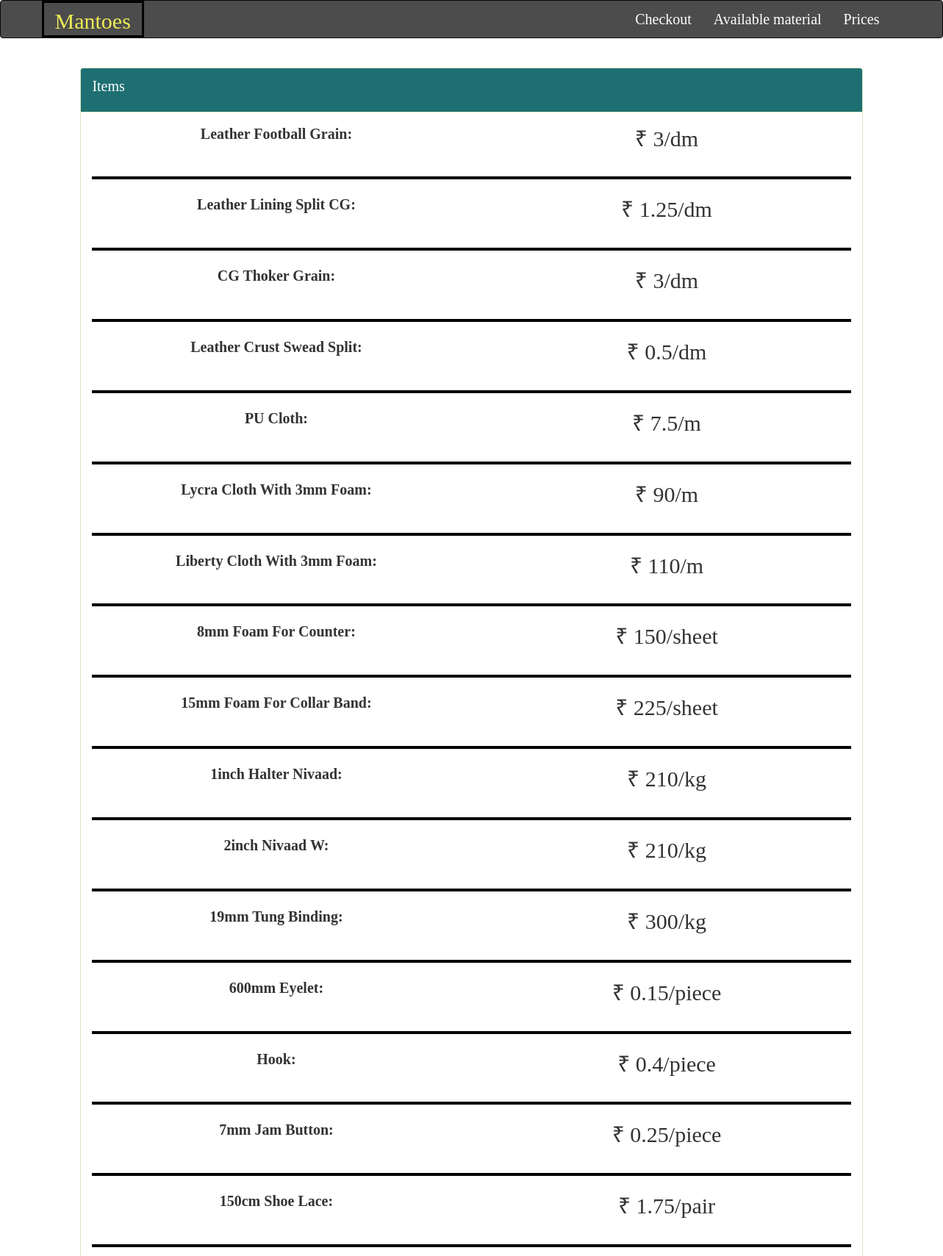
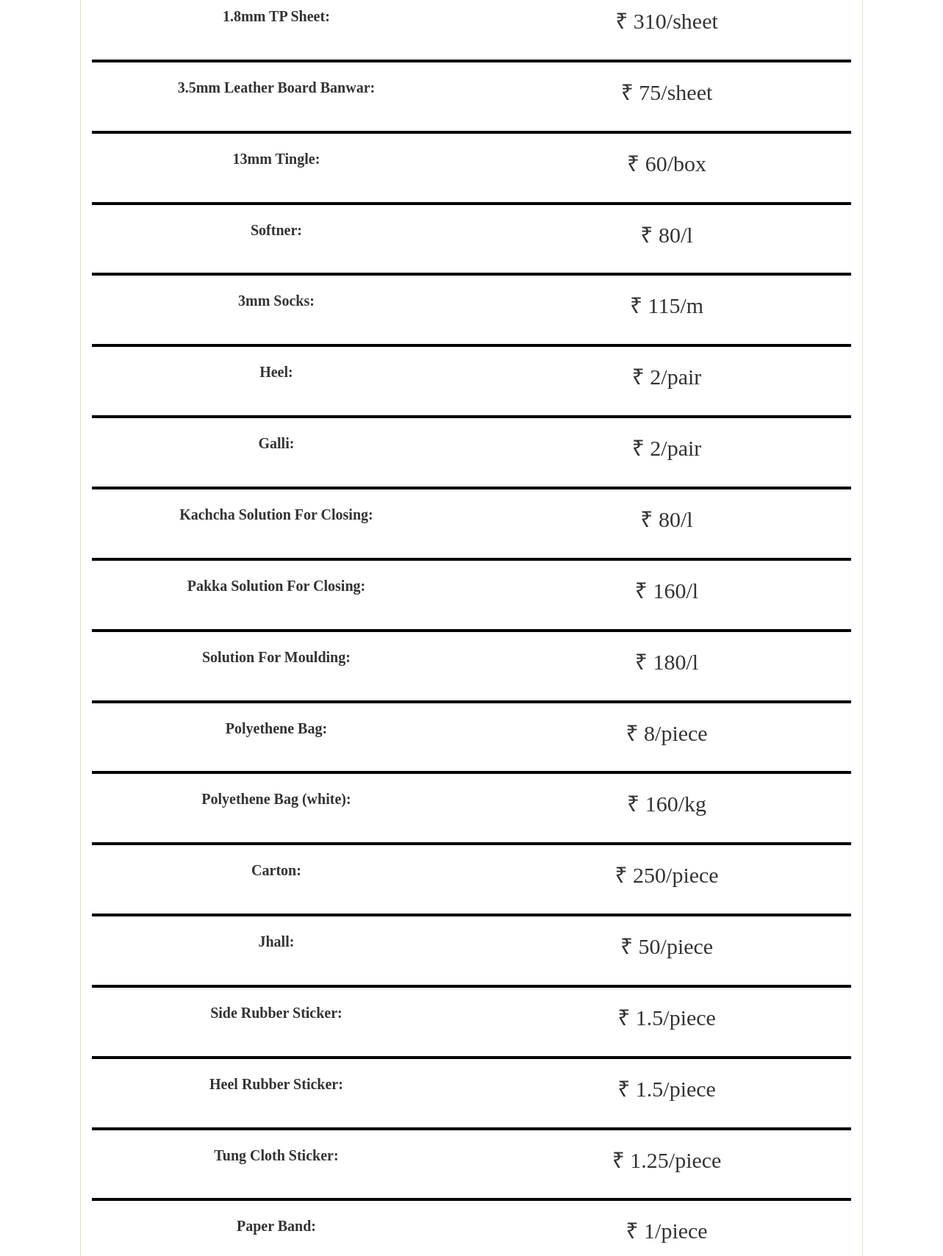
Page /templates/viewprices.php (upper part) on the committed database (2 pictures, top to bottom).
### tables this page shows
CREATE TABLE `prices` (
  `id` int(11) NOT NULL,
  `leatherFootballGrain` float NOT NULL,
  `leatherLiningSplitCG` float NOT NULL,
  `CGThokerGrain` float NOT NULL,
  `leatherCrustSweadSplit` float NOT NULL,
  `PUCloth` float NOT NULL,
  `lycraClothWith3mmFoam` float NOT NULL,
  `libertyClothWith3mmFoam` float NOT NULL,
  `8mmFoamForCounter` float NOT NULL,
  `15mmFoamForCollarBand` float NOT NULL,
  `1inchHalterNivaad` float NOT NULL,
  `2inchNivaadW` float NOT NULL,
  `19mmTungBinding` float NOT NULL,
  `600mmEyelet` float NOT NULL,
  `hook` float NOT NULL,
  `7mmJamButton` float NOT NULL,
  `150cmShoeLace` float NOT NULL,
  `1.8mmTPSheet` float NOT NULL,
  `3.5mmLeatherBoardBanwar` float NOT NULL,
  `13mmTingle` float NOT NULL,
  `softner` float NOT NULL,
  `3mmSocks` float NOT NULL,
  `heel` float NOT NULL,
  `galli` float NOT NULL,
  `kachchaSolutionForClosing` float NOT NULL,
  `pakkaSolutionForClosing` float NOT NULL,
  `solutionForMoulding` float NOT NULL,
  `100cmShoeLace` float NOT NULL,
  `polyetheneBag` float NOT NULL,
  `polyetheneBagWhite` float NOT NULL,
  `carton` float NOT NULL,
  `jhall` float NOT NULL,
  `sideRubberSticker` float NOT NULL,
  `heelRubberSticker` float NOT NULL,
  `tungClothSticker` float NOT NULL,
  `paperBand` float NOT NULL,
  `paperTag` float NOT NULL
);

### templates/viewprices.php (the view, shortened to what this page needs)
<?php
require '../includes/common.php';
$view_q = "SELECT * FROM prices WHERE id = 1";
$view_q_res = mysqli_query($con, $view_q) or die(mysqli_error($con));
?>
<!DOCTYPE html>
<html>
<head>
  <link rel="stylesheet" type="text/css" href="https://maxcdn.bootstrapcdn.com/bootstrap/3.3.7/css/bootstrap.min.css">
  <link rel="stylesheet" type="text/css" href="../public/css/style.css">
</head>
<body style="background-color: white; font-family: 'Times New Roman', Times, serif;">
  <center>
    <?php
    include '../includes/header.php';
    ?>
    <br>
    <?php
    $row = mysqli_fetch_array($view_q_res);
    ?>
    <div class="row">
      <div class="col-xs-12 col-md-10 col-md-offset-1">
        <div class="panel panel-success">
          <div class="panel-heading">
            <div class="row">
              <div class="col-xs-5">
                <center>
                  <p style="text-align: left; font-size: 20px;">Items</p>
                </center>
              </div>
            </div>
          </div>
          <div class="panel-body">
            <div class="row">
              <div class="col-xs-6">
                <b style="font-size: 20px;">Leather Football Grain:</b>
              </div>
              <div class="col-xs-6">
                <center>
                  <p style="font-size: 30px;">₹ <?php echo $row["leatherFootballGrain"] ?>/dm</p>
                </center>
              </div>
            </div>
            <hr style="border: 2px solid black;">
            <div class="row">
              <div class="col-xs-6">
                <b style="font-size: 20px;">Leather Lining Split CG:</b>
              </div>
              <div class="col-xs-6">
                <center>
                  <p style="font-size: 30px;">₹ <?php echo $row["leatherLiningSplitCG"] ?>/dm</p>
                </center>
              </div>
            </div>
            <hr style="border: 2px solid black;">
            <div class="row">
              <div class="col-xs-6">
                <b style="font-size: 20px;">CG Thoker Grain:</b>
              </div>
              <div class="col-xs-6">
                <center>
                  <p style="font-size: 30px;">₹ <?php echo $row["CGThokerGrain"] ?>/dm</p>
                </center>
              </div>
            </div>
            <hr style="border: 2px solid black;">
            <div class="row">
              <div class="col-xs-6">
                <b style="font-size: 20px;">Leather Crust Swead Split:</b>
              </div>
              <div class="col-xs-6">
                <center>
                  <p style="font-size: 30px;">₹ <?php echo $row["leatherCrustSweadSplit"] ?>/dm</p>
                </center>
              </div>
            </div>
            <hr style="border: 2px solid black;">
            <div class="row">
              <div class="col-xs-6">
                <b style="font-size: 20px;">PU Cloth:</b>
              </div>
              <div class="col-xs-6">
                <center>
                  <p style="font-size: 30px;">₹ <?php echo $row["PUCloth"] ?>/m</p>
                </center>
              </div>
            </div>
            <hr style="border: 2px solid black;">
            <div class="row">
              <div class="col-xs-6">
                <b style="font-size: 20px;">Lycra Cloth With 3mm Foam:</b>
              </div>
              <div class="col-xs-6">
                <center>
                  <p style="font-size: 30px;">₹ <?php echo $row["lycraClothWith3mmFoam"] ?>/m</p>
                </center>
              </div>
            </div>
            <hr style="border: 2px solid black;">
            <div class="row">
              <div class="col-xs-6">
                <b style="font-size: 20px;">Liberty Cloth With 3mm Foam:</b>
              </div>
              <div class="col-xs-6">
                <center>
                  <p style="font-size: 30px;">₹ <?php echo $row["libertyClothWith3mmFoam"] ?>/m</p>
                </center>
              </div>
            </div>
            <hr style="border: 2px solid black;">
            <div class="row">
              <div class="col-xs-6">
                <b style="font-size: 20px;">8mm Foam For Counter:</b>
              </div>
              <div class="col-xs-6">
                <center>
                  <p style="font-size: 30px;">₹ <?php echo $row["8mmFoamForCounter"] ?>/sheet</p>
                </center>
              </div>
            </div>
            <hr style="border: 2px solid black;">
            <div class="row">
              <div class="col-xs-6">
                <b style="font-size: 20px;">15mm Foam For Collar Band:</b>
              </div>
              <div class="col-xs-6">
                <center>
                  <p style="font-size: 30px;">₹ <?php echo $row["15mmFoamForCollarBand"] ?>/sheet</p>
                </center>
              </div>
            </div>
            <hr style="border: 2px solid black;">
            <div class="row">
              <div class="col-xs-6">
                <b style="font-size: 20px;">1inch Halter Nivaad:</b>
              </div>
              <div class="col-xs-6">
                <center>
                  <p style="font-size: 30px;">₹ <?php echo $row["1inchHalterNivaad"] ?>/kg</p>
                </center>
              </div>
            </div>
            <hr style="border: 2px solid black;">
            <div class="row">
              <div class="col-xs-6">
                <b style="font-size: 20px;">2inch Nivaad W:</b>
              </div>
              <div class="col-xs-6">
                <center>
                  <p style="font-size: 30px;">₹ <?php echo $row["2inchNivaadW"] ?>/kg</p>
                </center>
              </div>
            </div>
            <hr style="border: 2px solid black;">
            <div class="row">
              <div class="col-xs-6">
                <b style="font-size: 20px;">19mm Tung Binding:</b>
              </div>
              <div class="col-xs-6">
                <center>
                  <p style="font-size: 30px;">₹ <?php echo $row["19mmTungBinding"] ?>/kg</p>
                </center>
              </div>
            </div>
            <hr style="border: 2px solid black;">
            <div class="row">
              <div class="col-xs-6">
                <b style="font-size: 20px;">600mm Eyelet:</b>
              </div>
              <div class="col-xs-6">
                <center>
                  <p style="font-size: 30px;">₹ <?php echo $row["600mmEyelet"] ?>/piece</p>
                </center>
              </div>
            </div>
            <hr style="border: 2px solid black;">
            <div class="row">
              <div class="col-xs-6">
                <b style="font-size: 20px;">Hook:</b>
              </div>
              <div class="col-xs-6">
                <center>
                  <p style="font-size: 30px;">₹ <?php echo $row["hook"] ?>/piece</p>
                </center>
              </div>
            </div>
            <hr style="border: 2px solid black;">
            <div class="row">
              <div class="col-xs-6">
                <b style="font-size: 20px;">7mm Jam Button:</b>
              </div>
              <div class="col-xs-6">
                <center>
                  <p style="font-size: 30px;">₹ <?php echo $row["7mmJamButton"] ?>/piece</p>
                </center>
              </div>
            </div>
            <hr style="border: 2px solid black;">
            <div class="row">
              <div class="col-xs-6">
                <b style="font-size: 20px;">150cm Shoe Lace:</b>
              </div>
              <div class="col-xs-6">
                <center>
                  <p style="font-size: 30px;">₹ <?php echo $row["150cmShoeLace"] ?>/pair</p>
                </center>
              </div>
            </div>
            <hr style="border: 2px solid black;">
            <div class="row">
              <div class="col-xs-6">
                <b style="font-size: 20px;">1.8mm TP Sheet:</b>
              </div>
              <div class="col-xs-6">
                <center>
                  <p style="font-size: 30px;">₹ <?php echo $row["1.8mmTPSheet"] ?>/sheet</p>
                </center>
              </div>
            </div>
            <hr style="border: 2px solid black;">
            <div class="row">
              <div class="col-xs-6">
                <b style="font-size: 20px;">3.5mm Leather Board Banwar:</b>
              </div>
              <div class="col-xs-6">
                <center>
                  <p style="font-size: 30px;">₹ <?php echo $row["3.5mmLeatherBoardBanwar"] ?>/sheet</p>
                </center>
              </div>
            </div>
            <hr style="border: 2px solid black;">
            <div class="row">
              <div class="col-xs-6">
                <b style="font-size: 20px;">13mm Tingle:</b>
              </div>
              <div class="col-xs-6">
                <center>
                  <p style="font-size: 30px;">₹ <?php echo $row["13mmTingle"] ?>/box</p>
                </center>
              </div>
            </div>
            <hr style="border: 2px solid black;">
            <div class="row">
              <div class="col-xs-6">
                <b style="font-size: 20px;">Softner:</b>
              </div>
              <div class="col-xs-6">
                <center>
                  <p style="font-size: 30px;">₹ <?php echo $row["softner"] ?>/l</p>
                </center>
              </div>
            </div>
            <hr style="border: 2px solid black;">
            <div class="row">
              <div class="col-xs-6">
                <b style="font-size: 20px;">3mm Socks:</b>
              </div>
              <div class="col-xs-6">
                <center>
                  <p style="font-size: 30px;">₹ <?php echo $row["3mmSocks"] ?>/m</p>
                </center>
              </div>
            </div>
            <hr style="border: 2px solid black;">
            <div class="row">
              <div class="col-xs-6">
                <b style="font-size: 20px;">Heel:</b>
              </div>
              <div class="col-xs-6">
                <center>
                  <p style="font-size: 30px;">₹ <?php echo $row["heel"] ?>/pair</p>
                </center>
              </div>
            </div>
            <hr style="border: 2px solid black;">
            <div class="row">
              <div class="col-xs-6">
                <b style="font-size: 20px;">Galli:</b>
              </div>
              <div class="col-xs-6">
                <center>
                  <p style="font-size: 30px;">₹ <?php echo $row["galli"] ?>/pair</p>
                </center>
              </div>
            </div>
            <hr style="border: 2px solid black;">
            <div class="row">
              <div class="col-xs-6">
                <b style="font-size: 20px;">Kachcha Solution For Closing:</b>
              </div>
              <div class="col-xs-6">
                <center>
                  <p style="font-size: 30px;">₹ <?php echo $row["kachchaSolutionForClosing"] ?>/l</p>
                </center>
              </div>
            </div>
            <hr style="border: 2px solid black;">
            <div class="row">
              <div class="col-xs-6">
                <b style="font-size: 20px;">Pakka Solution For Closing:</b>
              </div>
              <div class="col-xs-6">
                <center>
                  <p style="font-size: 30px;">₹ <?php echo $row["pakkaSolutionForClosing"] ?>/l</p>
                </center>
              </div>
            </div>
            <hr style="border: 2px solid black;">
            <div class="row">
              <div class="col-xs-6">
                <b style="font-size: 20px;">Solution For Moulding:</b>
              </div>
              <div class="col-xs-6">
                <center>
                  <p style="font-size: 30px;">₹ <?php echo $row["solutionForMoulding"] ?>/l</p>
                </center>
              </div>
            </div>
            <hr style="border: 2px solid black;">
            <div class="row">
              <div class="col-xs-6">
                <b style="font-size: 20px;">Polyethene Bag:</b>
              </div>
              <div class="col-xs-6">
                <center>
                  <p style="font-size: 30px;">₹ <?php echo $row["polyetheneBag"] ?>/piece</p>
                </center>
              </div>
            </div>
            <hr style="border: 2px solid black;">
            <div class="row">
              <div class="col-xs-6">
                <b style="font-size: 20px;">Polyethene Bag (white):</b>
              </div>
              <div class="col-xs-6">
                <center>
                  <p style="font-size: 30px;">₹ <?php echo $row["polyetheneBagWhite"] ?>/kg</p>
                </center>
              </div>
            </div>
            <hr style="border: 2px solid black;">
            <div class="row">
              <div class="col-xs-6">
                <b style="font-size: 20px;">Carton:</b>
              </div>
              <div class="col-xs-6">
                <center>
                  <p style="font-size: 30px;">₹ <?php echo $row["carton"] ?>/piece</p>
                </center>
              </div>
            </div>
            <hr style="border: 2px solid black;">
            <div class="row">
              <div class="col-xs-6">
                <b style="font-size: 20px;">Jhall:</b>
              </div>
              <div class="col-xs-6">
                <center>
                  <p style="font-size: 30px;">₹ <?php echo $row["jhall"] ?>/piece</p>
                </center>
              </div>
            </div>
            <hr style="border: 2px solid black;">
            <div class="row">
              <div class="col-xs-6">
                <b style="font-size: 20px;">Side Rubber Sticker:</b>
              </div>
              <div class="col-xs-6">
                <center>
                  <p style="font-size: 30px;">₹ <?php echo $row["sideRubberSticker"] ?>/piece</p>
                </center>
              </div>
            </div>
            <hr style="border: 2px solid black;">
            <div class="row">
              <div class="col-xs-6">
                <b style="font-size: 20px;">Heel Rubber Sticker:</b>
              </div>
              <div class="col-xs-6">
                <center>
                  <p style="font-size: 30px;">₹ <?php echo $row["heelRubberSticker"] ?>/piece</p>
                </center>
              </div>
            </div>
            <hr style="border: 2px solid black;">
            <div class="row">
              <div class="col-xs-6">
                <b style="font-size: 20px;">Tung Cloth Sticker:</b>
              </div>
              <div class="col-xs-6">
                <center>
                  <p style="font-size: 30px;">₹ <?php echo $row["tungClothSticker"] ?>/piece</p>
                </center>
              </div>
            </div>
            <hr style="border: 2px solid black;">
            <div class="row">
              <div class="col-xs-6">
                <b style="font-size: 20px;">Paper Band:</b>
              </div>
              <div class="col-xs-6">
                <center>
                  <p style="font-size: 30px;">₹ <?php echo $row["paperBand"] ?>/piece</p>
                </center>
              </div>
            </div>
          </div>
        </div>
        <br><br>
  </center>
</body>
</html>

### rows in the picture
prices: leatherFootballGrain "3", leatherLiningSplitCG "1.25", CGThokerGrain "3", leatherCrustSweadSplit "0.5", PUCloth "7.5", lycraClothWith3mmFoam "90", libertyClothWith3mmFoam "110", 8mmFoamForCounter "150", 15mmFoamForCollarBand "225", 1inchHalterNivaad "210", 2inchNivaadW "210", 19mmTungBinding "300", 600mmEyelet "0.15", hook "0.4", 7mmJamButton "0.25", 150cmShoeLace "1.75", value "310", value "75", 13mmTingle "60", softner "80", 3mmSocks "115", heel "2", galli "2", kachchaSolutionForClosing "80", pakkaSolutionForClosing "160", solutionForMoulding "180", polyetheneBag "8", polyetheneBagWhite "160", carton "250", jhall "50", sideRubberSticker "1.5", heelRubberSticker "1.5", tungClothSticker "1.25", paperBand "1"
